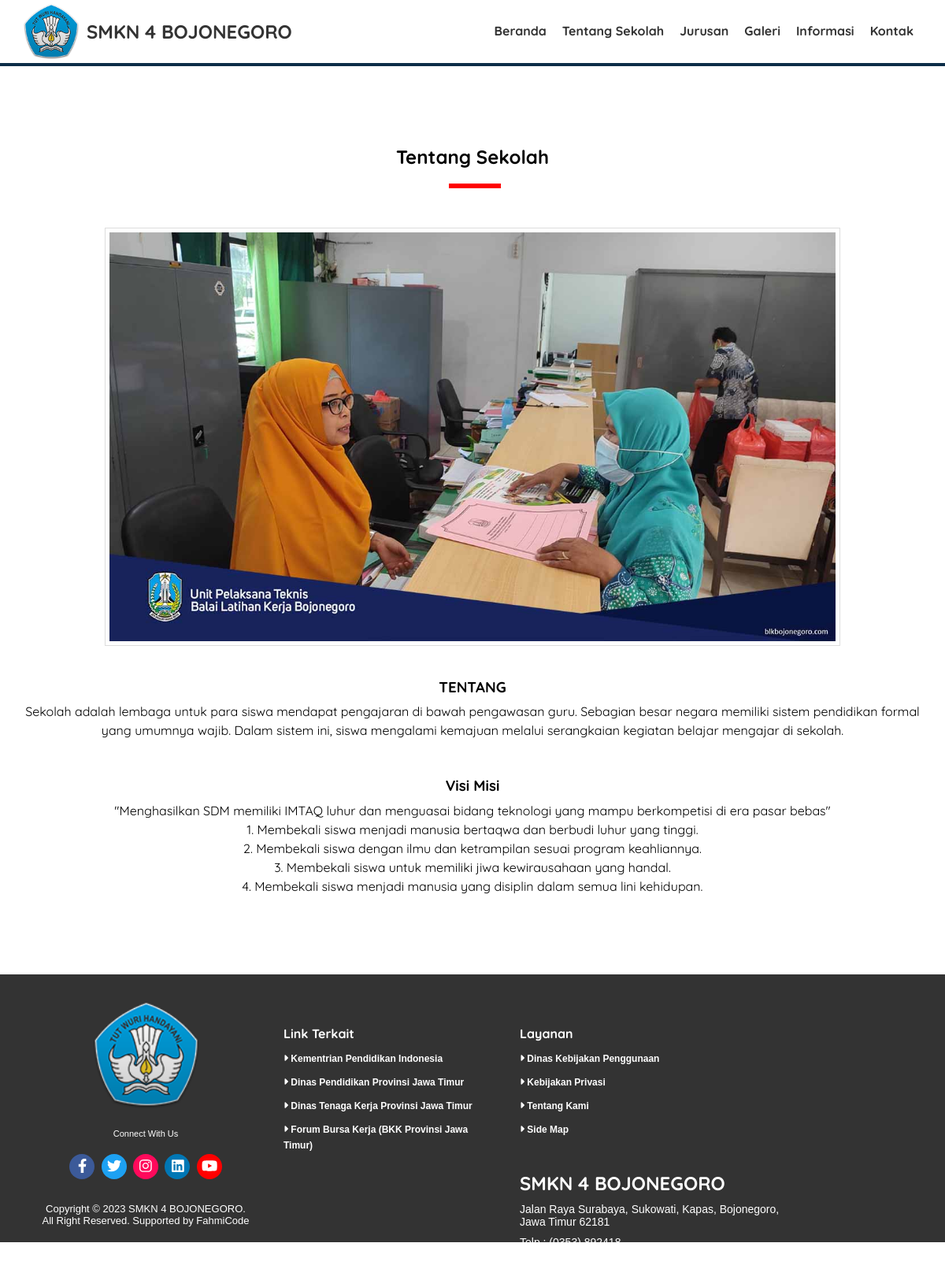
/tentang-sekolah.php, run on the app's committed database.
### tables this page shows
CREATE TABLE `pengaturan` (
  `id` int(11) NOT NULL,
  `nama` varchar(50) NOT NULL,
  `email` varchar(50) NOT NULL,
  `telepon` varchar(20) NOT NULL,
  `alamat` text NOT NULL,
  `logo` varchar(50) NOT NULL,
  `favicon` varchar(50) NOT NULL,
  `tentang_sekolah` text NOT NULL,
  `foto_sekolah` varchar(50) NOT NULL,
  `google_maps` text NOT NULL,
  `nama_kepsek` varchar(50) NOT NULL,
  `foto_kepsek` varchar(50) NOT NULL,
  `sambutan_kepsek` text NOT NULL,
  `created_at` timestamp NOT NULL DEFAULT current_timestamp(),
  `updated_at` datetime DEFAULT NULL
);

### tentang-sekolah.php (the view)
<?php include "header.php"; ?>
<div class="section">
  <div class=" container text-center">
    <h2 class="text-center">Tentang Sekolah</h2>
    <img src="uploads/identitas/<?= $d->foto_sekolah; ?>" width="82%" class="image">
    <br><br>
    <?= $d->tentang_sekolah; ?>
  </div>
</div>
<?php include "footer.php"; ?>

### header.php (shortened to what this page needs)
<?php
include 'koneksi.php';
?>
<!DOCTYPE html>
<html lang="en">
<head>
  <?php include "link.php"; ?>
</head>
<body>
  <div class="header">
    <div class="container">
      <div class="header-logo">
        <img src="uploads/identitas/<?= $d->logo; ?>" alt="" width="70px">
        <h2><a href="index.php"><b><?= $d->nama; ?></b></a></h2>
      </div>
      <ul class="header-menu">
        <li><a href="index.php">Beranda</a></li>
        <li><a href="tentang-sekolah.php">Tentang Sekolah</a></li>
        <li><a href="jurusan.php">Jurusan</a></li>
        <li><a href="galeri.php">Galeri</a></li>
        <li><a href="informasi.php">Informasi</a></li>
        <li><a href="kontak.php">Kontak</a></li>
      </ul>
    </div>
  </div>

### footer.php
<?php
 include "link.php";
 ?>
<footer>
  <div class="footer">
    <div class="satu">
      <img src="uploads/identitas/<?= $d->logo; ?>" width="135px" height="135px" alt=""><br>
      <p class="medsos">Connect With Us</p>
      <ul>
        <li class="fb"><a href=""><i class="fa-brands fa-facebook-f"></i></a></li>
        <li class="tw"><a href=""><i class="fa-brands fa-twitter"></i></a></li>
        <li class="ig"><a href=""><i class="fa-brands fa-instagram"></i></a></li>
        <li class="li"><a href=""><i class="fa-brands fa-linkedin"></i></a></li>
        <li class="yt"><a href=""><i class="fa-brands fa-youtube"></i></a></li>
      </ul>
      <br>
      <p>Copyright &copy; 2023 <?= $d->nama; ?>.
      </p>
      <p> All Right Reserved. Supported by FahmiCode</p>
    </div>
    <div class="dua">
      <h4>Link Terkait</h4>
      <ul>
        <li><a href=""><i class="fa fa-caret-right"></i> Kementrian Pendidikan Indonesia</a></li>
        <li><a href=""><i class="fa fa-caret-right"></i> Dinas Pendidikan Provinsi Jawa Timur</a></li>
        <li><a href=""><i class="fa fa-caret-right"></i> Dinas Tenaga Kerja Provinsi Jawa Timur</a></li>
        <li><a href=""><i class="fa fa-caret-right"></i>
            Forum Bursa Kerja (BKK Provinsi Jawa Timur)</a></li>
      </ul>
    </div>
    <div class="tiga">
      <h4>Layanan</h4>
      <ul>
        <li><a href=""><i class="fa fa-caret-right"></i> Dinas Kebijakan Penggunaan</a></li>
        <li><a href=""><i class="fa fa-caret-right"></i> Kebijakan Privasi</a></li>
        <li><a href=""><i class="fa fa-caret-right"></i> Tentang Kami</a></li>
        <li><a href=""><i class="fa fa-caret-right"></i> Side Map</a></li>
      </ul>
    </div>
    <div class="empat">
      <h2><?= $d->nama; ?></h2>
      <ul>
        <li><?= $d->alamat; ?></li>
        <li>Telp : <?= $d->telepon; ?></li>
        <li>Email : <?= $d->email; ?></li>
      </ul>
    </div>
  </div>
</footer>

### assets/css/style.css (style rules this page uses)
* { margin: 0; padding: 0; font-family: "Quicksand", sans-serif; box-sizing: border-box; }
a { text-decoration: none; }
.container { width: 1140px; margin: 0 auto; }
.container::after { content: ''; display: block; clear: both; }
.text-center { text-align: center !important; }
.footer { padding: 20px 0; }
.image { border: 1px solid #ddd; padding: 5px; }
.header { border-bottom: 4px solid #0C2D48; }
.header a { color: #333; }
.header-logo { float: left; line-height: 70px; padding: 5px 0; }
.header-logo img { float: left; margin-right: 10px; }
.header-logo h2 { float: left; }
.header-menu { float: right; }
.header-menu li { float: left; list-style: none; padding: 29px 10px; }
.section { padding: 100px 0; }
.section img { margin-bottom: 10px; }
.section h2 { padding-bottom: 25px; margin-bottom: 50px; position: relative; }
.section h2::after { content: ''; display: block; width: 60px; border: 3px solid red; position: absolute; bottom: 0; left: calc(50% - 30px); }
footer { background-color: #333333; width: 100%; color: #fff; height: 340px; margin: auto; }
.satu img { text-align: center; margin-bottom: 14px; }
.satu p { font-size: 13px; color: #fff; font-family: arial; }
.satu .medsos { margin-top: 8px; font-size: 11px; color: #fff; font-family: Arial, Helvetica, sans-serif; }
.footer .satu { width: 270px; float: left; margin-left: 50px; margin-top: 15px; box-sizing: border-box; text-align: center; }
.satu ul li { display: inline-block; height: 32px; width: 32px; margin: 20px 2px 10px 2px; background-color: #125cfc; border-radius: 50%; line-height: 32px; }
.satu ul li a { text-decoration: none; font-size: 18px; text-align: center; color: #fff; }
.satu .fb { background-color: #3C5A99; }
.satu .tw { background-color: #1DA1F2; }
.satu .ig { background-color: #ff095b; }
.satu .li { background-color: #0077B5; }
.satu .yt { background-color: #FF0000; }
.footer .dua { width: 300px; float: left; padding-left: 40px; margin-top: 45px; }
.dua ul li { margin-top: 10px; list-style-type: none; }
.dua ul li a { text-decoration: none; color: #fff; font-size: 12px; font-family: sans-serif; }
.footer .tiga { width: 230px; float: left; padding-left: 40px; margin-top: 45px; }
.tiga ul li { margin-top: 10px; list-style-type: none; }
.tiga ul li a { text-decoration: none; color: #fff; font-size: 12px; font-family: sans-serif; }
.footer .empat { width: 400px; float: left; padding-left: 40px; margin-top: 45px; }
.empat ul li { margin-top: 10px; list-style-type: none; }
.empat ul li { text-decoration: none; color: #fff; font-size: 14px; font-family: sans-serif; }
footer .footer ul li a { transition: all .2s ease-in-out; }

### header.php (style rules this page uses)
ul li a { font-weight: bolder; }

### data on the page
pengaturan: logo (picture), nama "SMKN 4 BOJONEGORO", foto_sekolah (picture), tentang_sekolah "TENTANG Sekolah adalah lembaga untuk para siswa mendapat pengajaran di bawah pengawasan guru. Sebagian besar negara memiliki sistem pendidikan formal yang umumnya wajib. Dalam sistem ini, siswa mengalami kemajuan melalui serangkaian kegiatan belajar mengajar di sekolah. Visi Misi \"Menghasilkan SDM memiliki IMTAQ luhur dan menguasai bidang teknologi yang mampu berkompetisi di era pasar bebas\" 1. Membekali siswa menjadi manusia bertaqwa dan berbudi luhur yang tinggi. 2. Membekali siswa dengan ilmu dan ketrampilan sesuai program keahliannya. 3. Membekali siswa untuk memiliki jiwa kewirausahaan yang handal. 4. Membekali siswa menjadi manusia yang disiplin dalam semua lini kehidupan.", alamat "Jalan Raya Surabaya, Sukowati, Kapas, Bojonegoro, Jawa Timur 62181", telepon "(0353) 892418"
